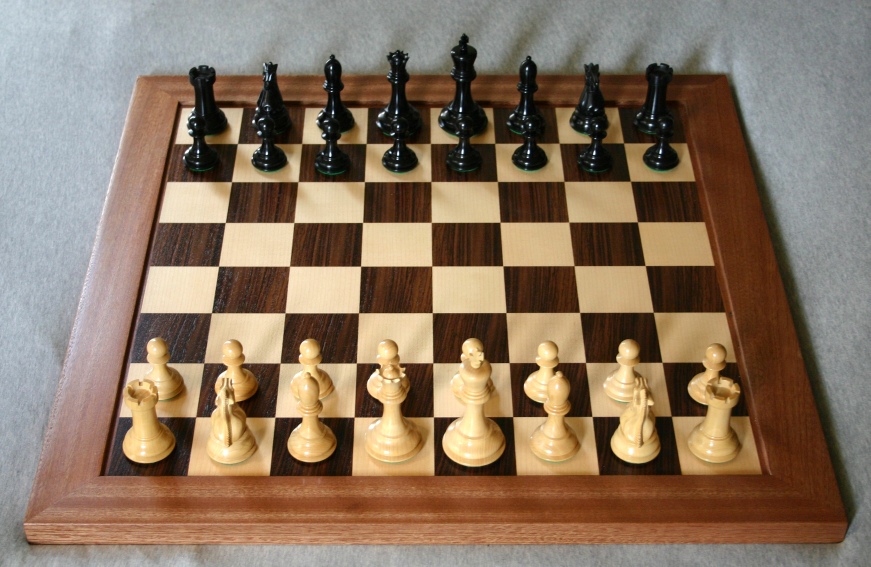
#> input picture testing_images/1.jpg, 2611 x 1699 px (shown at 1/3 size); its folder holds only this picture in this run
$ python -i laps.py   (imports and definitions only)
#> lines starting #> are read from the running program, lines starting #| are printed output that depends on the picture; after the words box and inside, x2 and y2 are one past the last pixel; in counts of white or black regions, pixels touching at a corner belong together
#> further down, picture is the input picture: shape (1699, 2611, 3); mean B, G, R 97.9, 117.7, 137.7
"""
Lattice points search.
"""
import collections

import cv2
import numpy as np
import onnxruntime
from scipy.cluster.hierarchy import single, fcluster
from scipy.spatial.distance import pdist

import debug
from detectboard import poly_point_isect, image_object

# [2 lines that did not run here, left out]

__ANALYSIS_RADIUS = 10


# [19 lines left out: functions __find_intersections, __cluster_points, not called in this run]


def __is_lattice_point(img):
    """Determine if a point is a lattice point."""
    img = cv2.cvtColor(img, cv2.COLOR_BGR2GRAY)
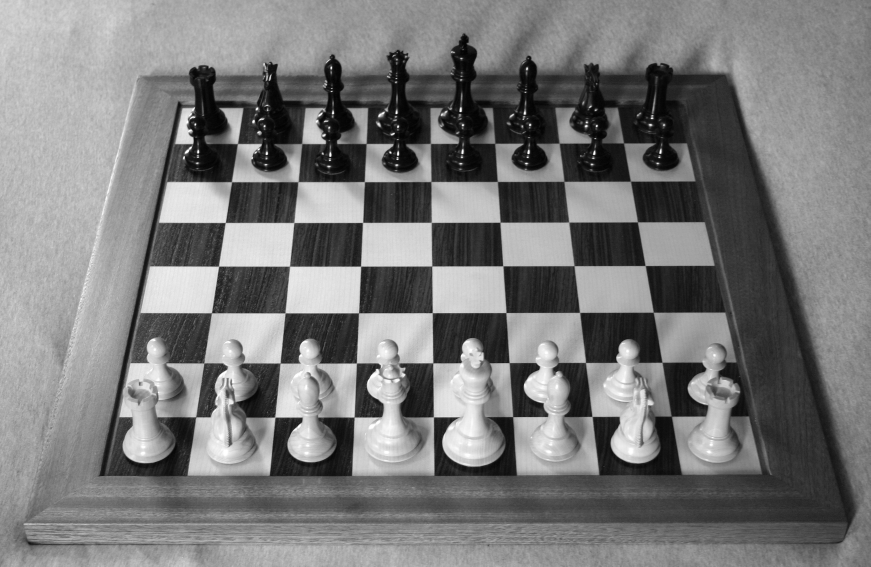
#> img: shape (1699, 2611) (shown at 1/3 size); min 0, max 255, mean 121.4
    img = cv2.threshold(img, 0, 255, cv2.THRESH_OTSU)[1]
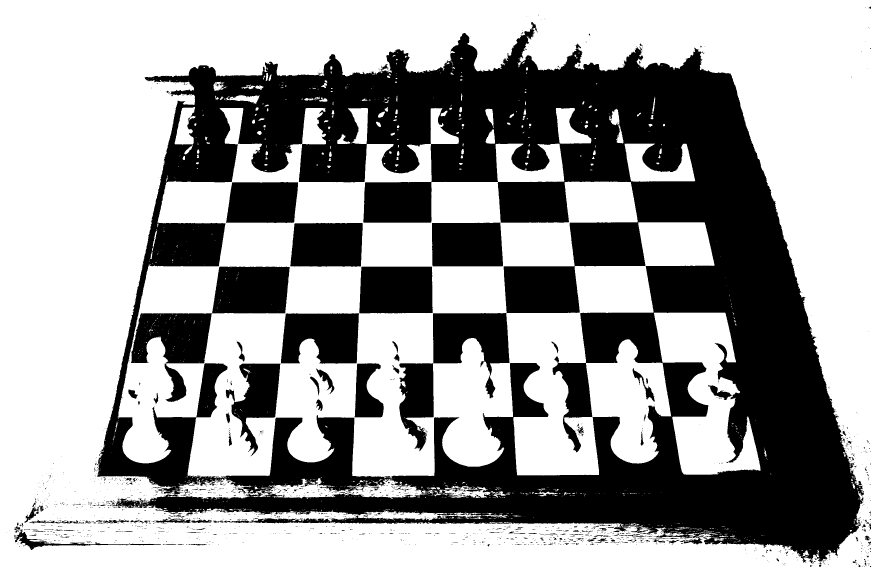
#> img: shape (1699, 2611) (shown at 1/3 size); 61.3% white; 1812 black regions (1619 under 20 px), largest, box (x1, y1, x2, y2) and area: (291, 66, 2592, 1691) 1460570, (393, 800, 869, 1206) 62113, (1078, 800, 1298, 940) 30081
    img = cv2.Canny(img, 0, 255)
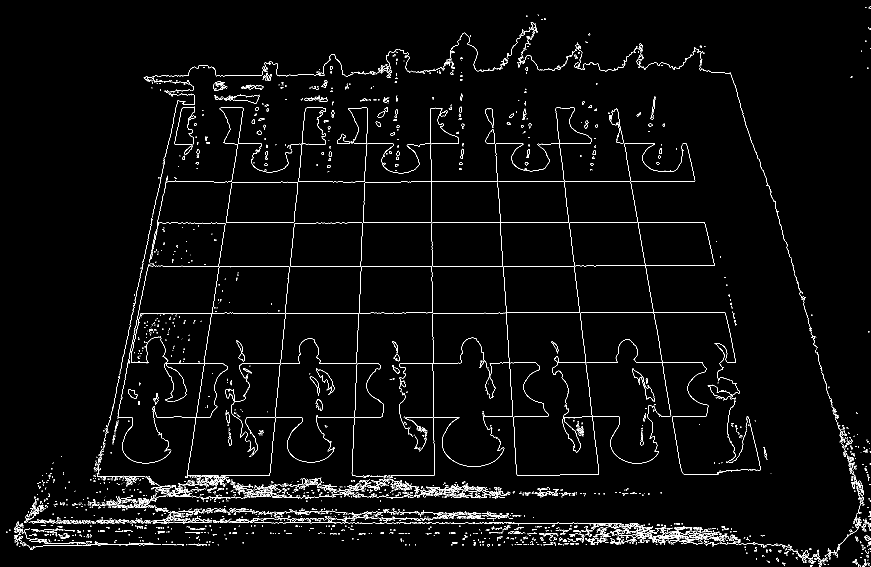
#> img: shape (1699, 2611) (shown at 1/3 size); 1.9% white in thin lines or dots
    img = cv2.resize(img, (21, 21), interpolation=cv2.INTER_CUBIC)
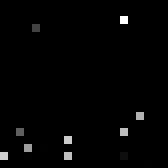
#> img: shape (21, 21) (shown 8 times larger); min 0, max 255, mean 3.5

    # Geometric detector to filter easy points
    img_geo = cv2.dilate(img, None)
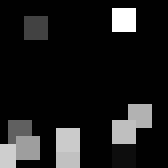
#> img_geo: shape (21, 21) (shown 8 times larger); min 0, max 255, mean 28.2
    mask = cv2.copyMakeBorder(img_geo, top=1, bottom=1, left=1, right=1,
                              borderType=cv2.BORDER_CONSTANT,
                              value=[255, 255, 255])
    mask = cv2.bitwise_not(mask)
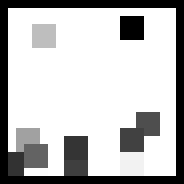
#> mask: shape (23, 23) (shown 8 times larger); min 0, max 255, mean 189.1

    contours, _ = cv2.findContours(mask, cv2.RETR_EXTERNAL,
                                   cv2.CHAIN_APPROX_NONE)
#> contours = 1 contour; box (x1, y1, x2, y2) and area: (1, 1, 22, 22) 400

    _c = np.zeros((23, 23, 3), np.uint8)
    num_rhomboid = 0
    for cnt in contours:
        _, radius = cv2.minEnclosingCircle(cnt)
        approx = cv2.approxPolyDP(cnt, 0.1 * cv2.arcLength(cnt, True), True)
        if len(approx) == 4 and radius < 14:
            cv2.drawContours(_c, [cnt], 0, (0, 255, 0), 1)
            num_rhomboid += 1
        else:
            cv2.drawContours(_c, [cnt], 0, (0, 0, 255), 1)
#> this loop made 1 pass
#> (radius, approx) on pass 1: (14.14, [[1, 1], [1, 21], [21, 21], [21, 1]])
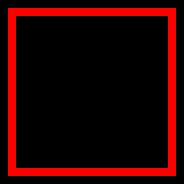
#> _c: shape (23, 23, 3) (shown 8 times larger); mean of channels 0, 1, 2 0, 0, 38.6; drawn as B, G, R
#> after the loop, num_rhomboid = 0

    if num_rhomboid == 4:
        return True

    # Neural detector if unable to decide using the geometric detector
    X = [np.where(img > int(255 / 2), 1, 0).ravel()]
    X = X[0].reshape([-1, 21, 21, 1]).astype('float32')

#> (the run stopped early here; a loop or call above may not have finished)

$ run again, on testing_images/10.jpg
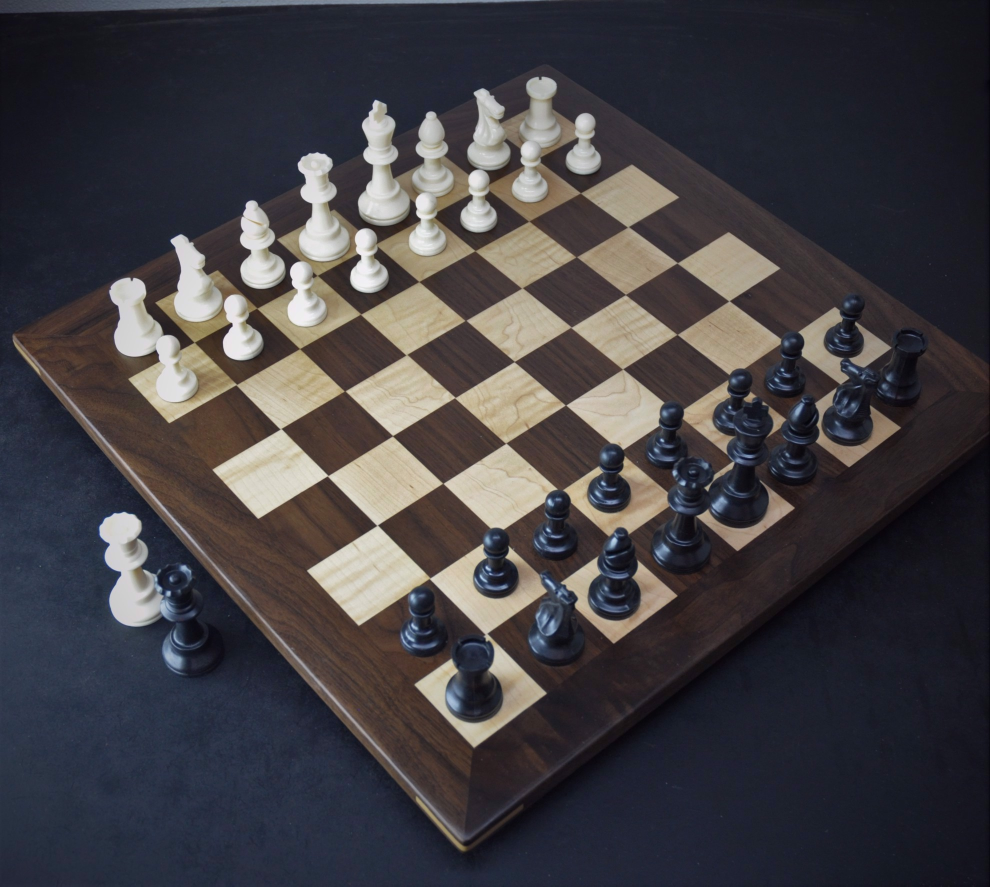
#> input picture testing_images/10.jpg, 1980 x 1773 px (shown at 1/2 size)
#> picture is the input picture: shape (1773, 1980, 3); mean B, G, R 67.2, 63.3, 66.1
#> in __is_lattice_point, `img = cv2.threshold(img, 0, 255, cv2.THRESH_OTSU)[1]`:
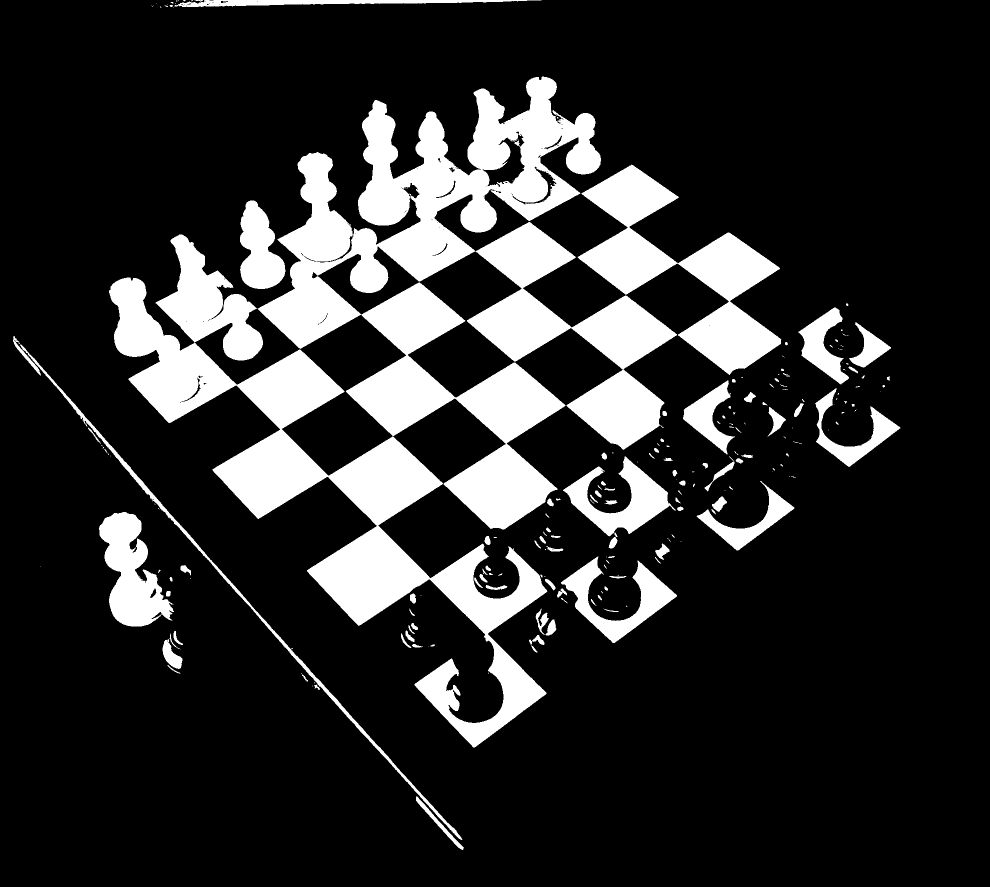
#> img: shape (1773, 1980) (shown at 1/2 size); 17.3% white; 228 white regions (114 under 20 px), largest, box (x1, y1, x2, y2) and area: (515, 153, 1354, 1059) 264498, (218, 555, 1095, 1495) 151297, (1155, 329, 1563, 750) 56372
#> in __is_lattice_point, `mask = cv2.bitwise_not(mask)`:
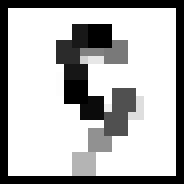
#> mask: shape (23, 23) (shown 8 times larger); min 0, max 255, mean 179.6
#> contours = 1 contour; box (x1, y1, x2, y2) and area: (1, 1, 22, 22) 400
#> the loop in __is_lattice_point, `for cnt in contours:` made 1 pass
#> (radius, approx) on pass 1: (14.14, [[1, 1], [1, 21], [21, 21], [21, 1]])
#> after the loop in __is_lattice_point, `for cnt in contours:`: num_rhomboid = 0

$ run again, on testing_images/12.jpg
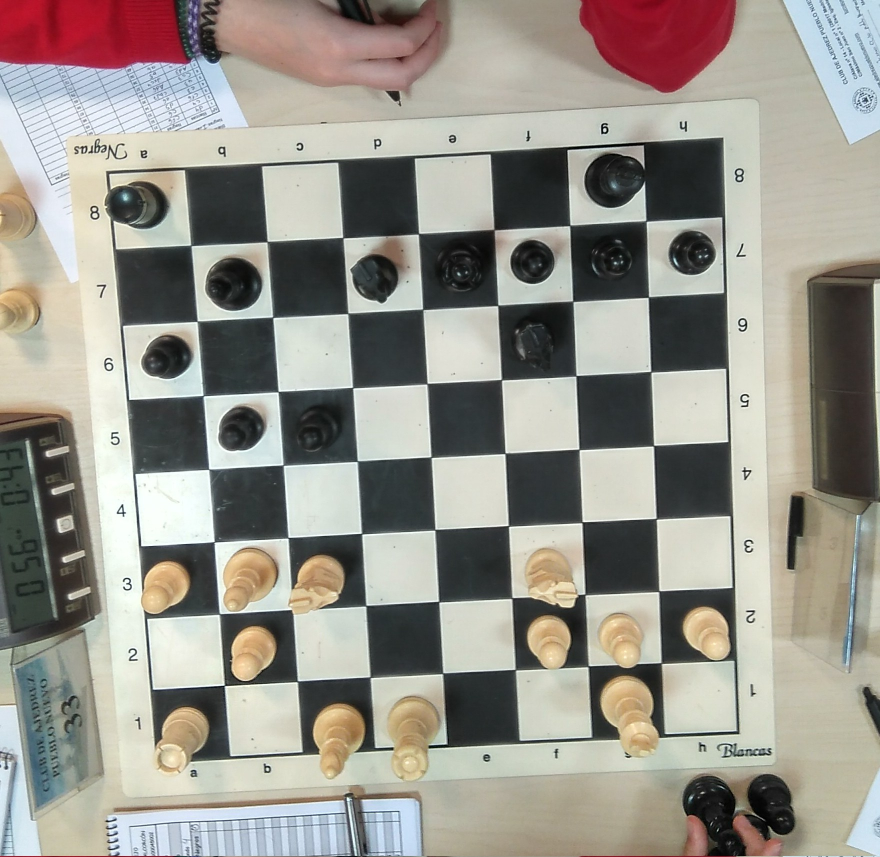
#> input picture testing_images/12.jpg, 1760 x 1713 px (shown at 1/2 size)
#> picture is the input picture: shape (1713, 1760, 3); mean B, G, R 139.7, 148, 151.5
#> in __is_lattice_point, `mask = cv2.bitwise_not(mask)`:
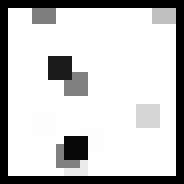
#> mask: shape (23, 23) (shown 8 times larger); min 0, max 255, mean 198.3
#> contours = 1 contour; box (x1, y1, x2, y2) and area: (1, 1, 22, 22) 400
#> the loop in __is_lattice_point, `for cnt in contours:` made 1 pass
#> (radius, approx) on pass 1: (14.14, [[1, 1], [1, 21], [21, 21], [21, 1]])
#> after the loop in __is_lattice_point, `for cnt in contours:`: num_rhomboid = 0
